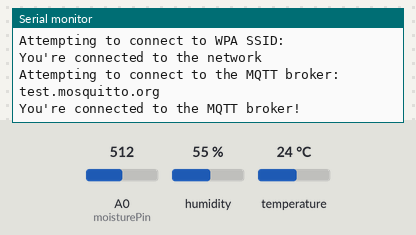
A sketch run on a simulated Arduino MKR. Parts: the last lines printed to the serial monitor. Inputs (shaded band) come from the test bench; at power-on: humidity 55 %, A0 (moisturePin) = 512, temperature 24 °C. WiFi joins after 1.5 s; servers stay silent unless stated; no MQTT or app messages arrive unless stated; not simulated (calls return 0 or success): arduino_secrets.h.

Above: at 2.7 s.
2.8 s: humidity set to 22 %
At 9.0 s:
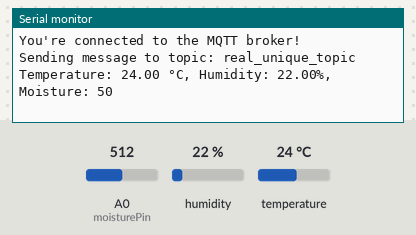
13.6 s: A0 (moisturePin) set to 716
At 17.5 s:
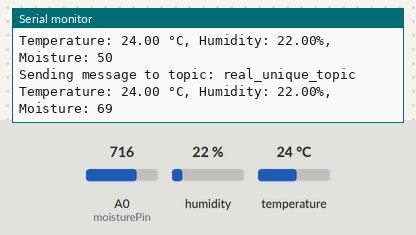
24.4 s: temperature set to 12 °C
At 33.3 s:
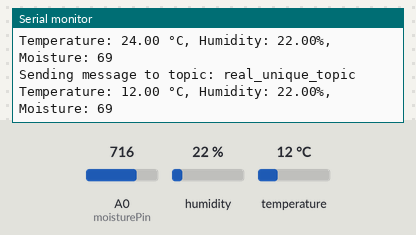
35.2 s: A0 (moisturePin) set to 900
At 40.6 s:
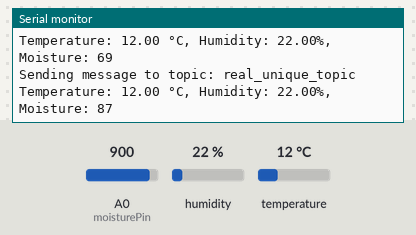
46.0 s: humidity set to 40 %
At 49.2 s:
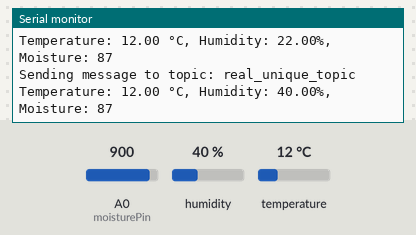
Timing chart, 0 to 50.7 s (numbered marks = the images above; inputs shaded):
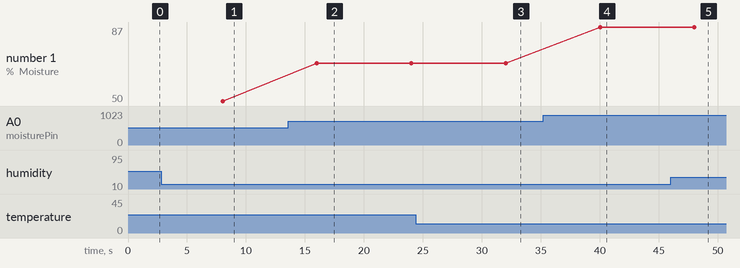

Measured:
- after the input at 2.8 s, the serial monitor: prints a new line after 5.2 s (image 1)
- after the input at 13.6 s, the serial monitor: prints a new line after 2.4 s (image 2)
- after the input at 24.4 s, the serial monitor: prints a new line after 7.6 s (image 3)
- after the input at 35.2 s, the serial monitor: prints a new line after 4.8 s (image 4)
- after the input at 46.0 s, the serial monitor: prints a new line after 2.0 s (image 5)
- plotted number 1: 50 → 69 after the input at 13.6 s, 69 → 87 after the input at 35.2 s

The sketch:

MQTT_LAB_PUBLISHER.ino
```cpp
#include <WiFiNINA.h>
#include <ArduinoMqttClient.h>
#include "arduino_secrets.h"
#include <DHT.h>

char ssid[] = SECRET_SSID;         // Your network SSID (name)
char pass[] = SECRET_PASS;         // Your network password (use for WPA, or use as key for WEP)

WiFiClient wifiClient;
MqttClient mqttClient(wifiClient);

const char broker[] = "test.mosquitto.org";
int port = 1883;
const char topic[] = "real_unique_topic";

// DHT sensor settings
#define DHTPIN 2
#define DHTTYPE DHT11
DHT dht(DHTPIN, DHTTYPE);

// Moisture sensor pin
const int moisturePin = A0;

// Set interval for sending messages (milliseconds)
const long interval = 8000;
unsigned long previousMillis = 0;

void setup() {
  // Initialize serial and wait for the port to open:
  Serial.begin(9600);
  while (!Serial) {
    ; // Wait for the serial port to connect. Needed for native USB port only
  }

  // Attempt to connect to the WiFi network:
  Serial.print("Attempting to connect to WPA SSID: ");
  Serial.println(ssid);
  while (WiFi.begin(ssid, pass) != WL_CONNECTED) {
    // Failed, retry
    Serial.print(".");
    delay(5000);
  }

  Serial.println("You're connected to the network");
  Serial.println();

  Serial.print("Attempting to connect to the MQTT broker: ");
  Serial.println(broker);

  if (!mqttClient.connect(broker, port)) {
    Serial.print("MQTT connection failed! Error code = ");
    Serial.println(mqttClient.connectError());
    while (1);
  }

  Serial.println("You're connected to the MQTT broker!");
  Serial.println();

  // Initialize DHT sensor
  dht.begin();
}

void sendSensorDataToTopic(const char* sensorData, const char* topic) {
  Serial.print("Sending message to topic: ");
  Serial.println(topic);
  Serial.println(sensorData);

  mqttClient.beginMessage(topic);
  mqttClient.print(sensorData);
  mqttClient.endMessage();
}

void loop() {
  // Call poll() regularly to allow the library to send MQTT keep alive
  // and avoid being disconnected by the broker
  mqttClient.poll();

  unsigned long currentMillis = millis();

  if (currentMillis - previousMillis >= interval) {
    // Save the last time a message was sent
    previousMillis = currentMillis;

    // Read temperature and humidity from DHT11 sensor
    float temperature = dht.readTemperature();
    float humidity = dht.readHumidity();

    // Read moisture value from funduino sensor
  // Read moisture value from funduino sensor
int moistureValue = map(analogRead(moisturePin), 0, 1023, 0, 100);


    // Check if the sensor readings are valid
    if (isnan(temperature) || isnan(humidity)) {
      Serial.println("Failed to read from DHT sensor");
      return;
    }

    // Create payload for temperature, humidity, and moisture
    String payload = "Temperature: " + String(temperature) + " °C, Humidity: " + String(humidity) + "%, Moisture: " + String(moistureValue);

    // Publish sensor data to topic
    sendSensorDataToTopic(payload.c_str(), topic);

    Serial.println();
  }
}
```
